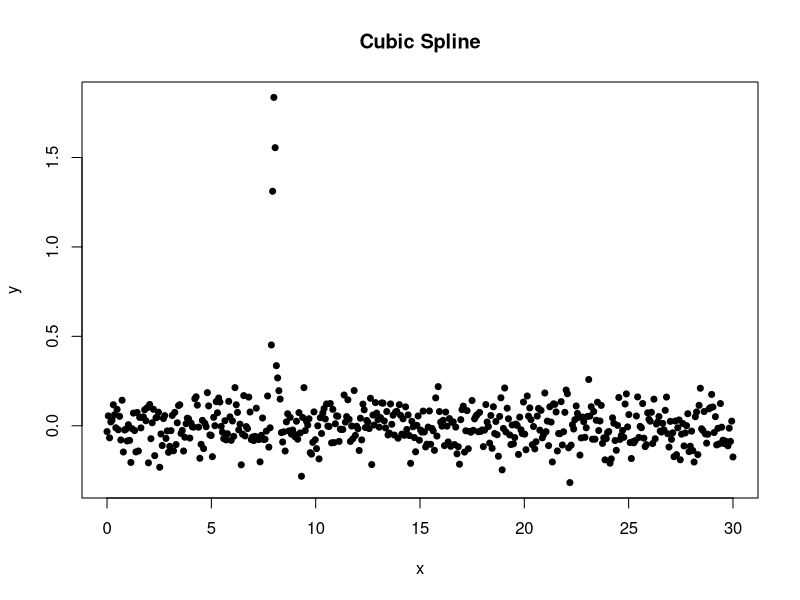
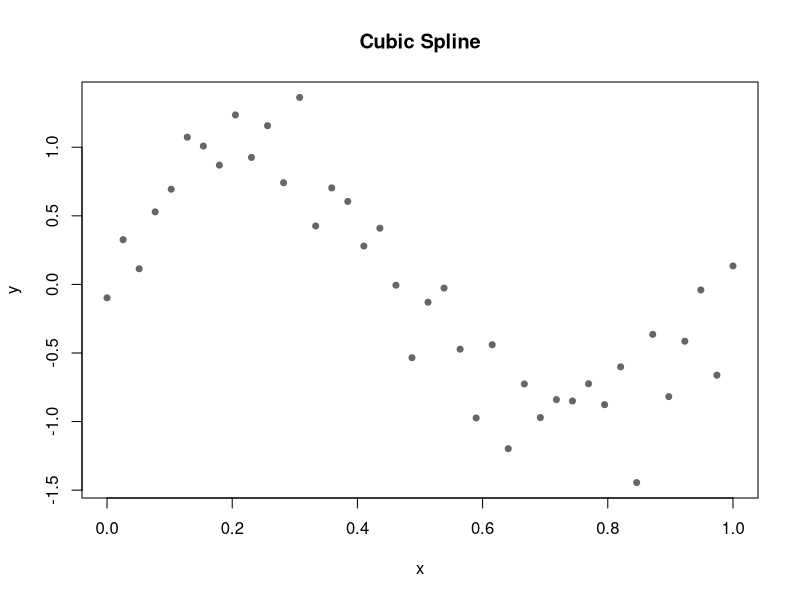
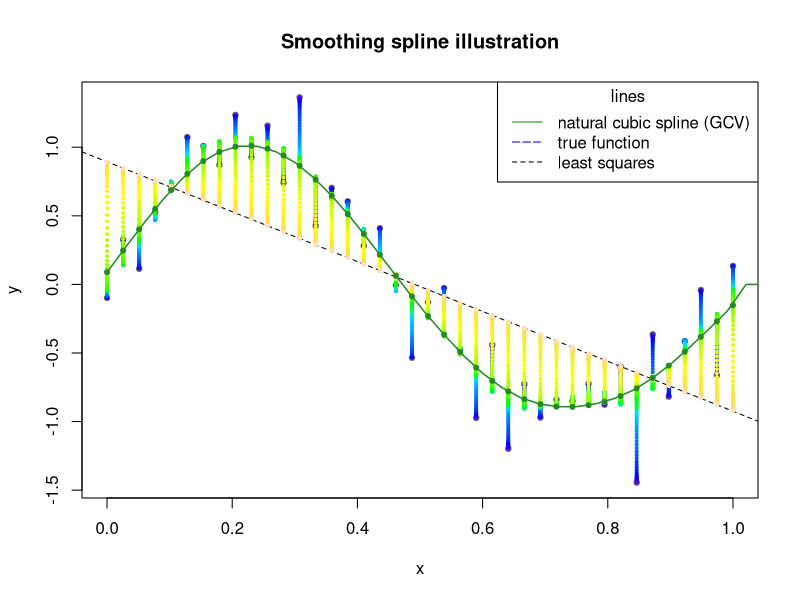

Here is the R script that generated these plots, in order:
## ---- chunk 1
g = function(x, vecg)
{
	gamma = solve(R) %*% t(Q) %*% vecg
	gamma = c(0,gamma,0)

	gprime1 = (vecg[2] - vecg[1])/h[1] - (1/6) * h[1] * gamma[2]
	gprimen = (vecg[n] - vecg[n-1])/h[n-1] + (1/6) * h[n-1] * gamma[n-1]
	Sum = 0

	for(i in 1 : (n-1))
	{
		Summand = (((x - X[i]) * vecg[i + 1] + (X[i + 1] - x) * vecg[i])/h[i] - (1/6) * (x - X[i]) * (X[i + 1]-x) * ((1 + (x - X[i])/h[i]) * gamma[i + 1] + (1 + (X[i + 1] - x)/h[i]) * gamma[i])) * (x >= X[i]) * (x < X[i + 1])

		Sum = Sum + Summand
	}

	Sum = Sum + (vecg[1] - (X[1] - x) * gprime1) * (x >=0) * (x < X[1]) + (vecg[n] + (x - X[n]) * gprimen) * (x >= X[n]) * (x <= 1)

	return(Sum)
}

lambdas_all = function(number_lambdas, lambda_max, epsilon_lambda)
{
   if(number_lambdas == 1)
   {
      h = lambda_max
   }
   else
   {
      h = rep(0, number_lambdas)
      lambda_min = (epsilon_lambda * lambda_max)
      ratio_max_min = (1 / epsilon_lambda)
      div = (number_lambdas - 1)
      for( lambda_index in 1:number_lambdas )
      {
         exponent = (lambda_index - 1) / div
         h[lambda_index] = lambda_min * ratio_max_min^exponent
      }
      h[1] = 0
   }
   return(h)
}
## ---- chunk 2
set.seed(101)

n = 500
X = seq(0, 30, length.out = n)
h = diff(X)
# f = sin(2 * pi * X)
f = 2 * exp(-((X-8)^2/0.01))
# 30 * exp(-((X-2)^2/0.01)) + 
Y = f + rnorm(n, sd = 0.1)
plot(X, Y, pch = 20,
     xlab = "x", ylab = "y", main = "Cubic Spline",
     cex = 1, lwd = 2)
## ---- chunk 3
set.seed(101)

n = 40
X = seq(0, 1, length.out = n)
h = diff(X)
f = sin(2 * pi * X)
Y = f + rnorm(n, sd = 0.3)
plot(X, Y, pch = 20,
     xlab = "x", ylab = "y", main = "Cubic Spline",
     cex = 1, lwd = 2, col = "grey40")
## ---- chunk 4
n = length(X)
R = matrix(0,n-2,n-2)

for(i in 1:(n-2)) R[i,i] <- (h[i]+h[i+1])/3
for(i in 1:(n-3))
	{
	R[i,i+1] <- h[i+1]/6
	R[i+1,i] <- h[i+1]/6
	}

Q <- matrix(0,n,n-2)

for(i in 1:(n-2))
	{
	Q[i,i] <- 1/h[i]
	Q[i+1,i] <- -1/h[i] - 1/h[i+1]
	Q[i+2,i] <- 1/h[i+1]
	}
## ---- chunk 5
number_lambdas = 100
lambda_max = 10
epsilon_lambda = 10e-10

lambda = lambdas_all(number_lambdas, lambda_max, epsilon_lambda)
## ---- chunk 6
cv_score = rep(NA, number_lambdas)
vecg = matrix(NA, nrow = number_lambdas, ncol = length(X))

for(i in 1 : number_lambdas)
{
   K = Q %*% solve(R) %*% t(Q)
   vecg[i, ] = solve(diag(rep(1, n)) + lambda[i] * K) %*% Y
   A = solve(diag(rep(1, n)) + lambda[i] * K)
   diag_A = diag(A)
   cv_score[i] = mean( ((Y - vecg[i, ])/(1 - diag_A))^2 )
}
## ---- chunk 7
# pdf("spline.pdf", width = 7, height = 7, onefile = TRUE)
par(mfrow = c(1, 1))
plot(X, Y, pch = 20,
     xlab = "x", ylab = "y", main = "Smoothing spline illustration",
     cex = 1, lwd = 1.5, col = "grey40")

col = topo.colors(number_lambdas)

lm = lm(Y ~ X)
abline(a = lm$coefficients[1], b = lm$coefficients[2], lty = 2)

for (i in 1 : number_lambdas)
{
   points(X, vecg[i,], pch = 20, lty = 3, col = col[i], cex = 0.6)
}

lambda_opt = lambda[which.min(cv_score)]
K = Q %*% solve(R) %*% t(Q)
vecg2 = solve(diag(rep(1, n)) + lambda_opt * K) %*% Y

x_grid = seq(0, 30, length.out = 1000)
# f_grid = sin(2 * pi * x_grid)
# f_grid = 30 * exp(-((x_grid-2)^2/0.05))
lines(x = x_grid, y = g(x_grid, vecg2), col = "forestgreen", lwd = 1.5)
# lines(x = x_grid, y = f_grid, col = "blue", lty = 5, lwd = 1.5)

points(X, vecg[which.min(cv_score), ], pch = 20, lty = 3, col = "forestgreen", cex = 1)



legend("topright",
       legend = c("natural cubic spline (GCV)",
                  "true function",
                  "least squares"),
       lty = c(1, 5, 2),
       col = c("forestgreen",
               "blue",
               "black"),
       # box.col = "white",
       bg = "white",
       title = "lines")
# dev.off()
